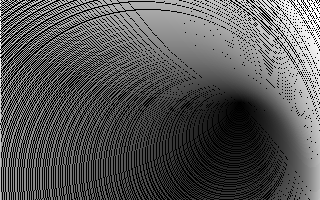
Frame 1 (no input)
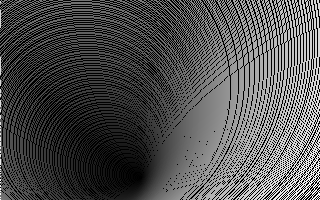
Frame 60 (no input)
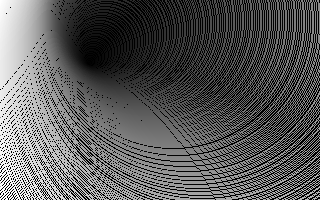
Frame 120 (the mouse pressed at the canvas centre since frame 60)

The p5.js sketch that drew these frames (run headless with seeded random() and noise() and a simulated clock; from frame 60 on, the mouse is pressed at the canvas centre):

// p5.js sketch
// ── sketch.js
// Generated by LiveScript 1.2.0
var canvasWidth, canvasHeight, centerPoint, drawCircle, drawPixel, colorRange, colorRGB, colorInc, colorStepCurr, colorStepCount, colorSteps, incrementColor, setup, draw, keyPressed, mousePressed;
canvasWidth = 320;
canvasHeight = 200;
centerPoint = 1;
drawCircle = function(x0, y0, radius, color){
  var x, y, radiusError;
  x = radius;
  y = 0;
  radiusError = 1 - x;
  while (x >= y) {
    drawPixel(x + x0, y + y0, color);
    drawPixel(y + x0, x + y0, color);
    drawPixel(-x + x0, y + y0, color);
    drawPixel(-y + x0, x + y0, color);
    drawPixel(-x + x0, -y + y0, color);
    drawPixel(-y + x0, -x + y0, color);
    drawPixel(x + x0, -y + y0, color);
    drawPixel(y + x0, -x + y0, color);
    y++;
    if (radiusError < 0) {
      radiusError += 2 * y + 1;
    } else {
      x--;
      radiusError += 2 * (y - x + 1);
    }
  }
};
drawPixel = function(x, y, color){
  if (x >= 0 && y >= 0 && x <= canvasWidth && y <= canvasHeight) {
    x = x * 4;
    y = (y * canvasWidth) * 4;
    pixels[x + y] = color[0];
    pixels[x + y + 1] = color[1];
    pixels[x + y + 2] = color[2];
  }
};
colorRange = 255;
colorRGB = [colorRange, 0, 0];
colorInc = 4.75;
colorStepCurr = 0;
colorStepCount = 0;
colorSteps = [[0, colorInc, 0], [-colorInc, 0, 0], [0, 0, colorInc], [0, -colorInc, 0], [colorInc, 0, 0], [0, 0, -colorInc]];
incrementColor = function(){
  var i$, to$, i;
  for (i$ = 0, to$ = colorRGB.length; i$ < to$; ++i$) {
    i = i$;
    colorRGB[i] = colorRGB[i] + colorSteps[colorStepCurr][i];
  }
  colorStepCount += colorInc;
  if (colorStepCount >= 256) {
    colorStepCount = 0;
    colorStepCurr += 1;
  }
  if (colorStepCurr === colorSteps.length) {
    colorStepCurr = 0;
  }
};
setup = function(){
  createCanvas(canvasWidth, canvasHeight);
};
draw = function(){
  var inc, color, i$, to$, i, temp, centerX, centerY;
  background(0);
  loadPixels();
  inc = canvasWidth / 100;
  color = 0;
  for (i$ = 0, to$ = width; i$ < to$; ++i$) {
    i = i$;
    temp = centerPoint * 0.03 + i * 0.01;
    centerX = canvasWidth * 0.5 + floor(80 * cos(temp));
    centerY = canvasHeight * 0.5 + floor(80 * sin(temp));
    drawCircle(centerX, centerY, i, [i, i, i]);
  }
  centerPoint++;
  updatePixels();
};
keyPressed = mousePressed = function(){
  return noLoop();
};
